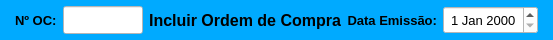
     <widget class="QWidget" name="widget_cabecalho" native="true">
      <property name="sizePolicy">
       <sizepolicy hsizetype="Preferred" vsizetype="Fixed">
        <horstretch>0</horstretch>
        <verstretch>0</verstretch>
       </sizepolicy>
      </property>
      <property name="minimumSize">
       <size>
        <width>0</width>
        <height>40</height>
       </size>
      </property>
      <property name="maximumSize">
       <size>
        <width>16777215</width>
        <height>40</height>
       </size>
      </property>
      <property name="styleSheet">
       <string notr="true">background-color: rgb(0, 170, 255);</string>
      </property>
      <layout class="QHBoxLayout" name="horizontalLayout_3">
       <property name="spacing">
        <number>6</number>
       </property>
       <property name="leftMargin">
        <number>15</number>
       </property>
       <property name="topMargin">
        <number>6</number>
       </property>
       <property name="rightMargin">
        <number>15</number>
       </property>
       <property name="bottomMargin">
        <number>6</number>
       </property>
       <item>
        <widget class="QLabel" name="label_4">
         <property name="sizePolicy">
          <sizepolicy hsizetype="Fixed" vsizetype="Preferred">
           <horstretch>0</horstretch>
           <verstretch>0</verstretch>
          </sizepolicy>
         </property>
         <property name="maximumSize">
          <size>
           <width>45</width>
           <height>16777215</height>
          </size>
         </property>
         <property name="font">
          <font>
           <pointsize>10</pointsize>
           <weight>75</weight>
           <bold>true</bold>
          </font>
         </property>
         <property name="text">
          <string>Nº OC:</string>
         </property>
         <property name="alignment">
          <set>Qt::AlignLeading|Qt::AlignLeft|Qt::AlignVCenter</set>
         </property>
        </widget>
       </item>
       <item>
        <widget class="QLineEdit" name="line_NumOC">
         <property name="sizePolicy">
          <sizepolicy hsizetype="Fixed" vsizetype="Preferred">
           <horstretch>0</horstretch>
           <verstretch>0</verstretch>
          </sizepolicy>
         </property>
         <property name="minimumSize">
          <size>
           <width>80</width>
           <height>0</height>
          </size>
         </property>
         <property name="maximumSize">
          <size>
           <width>80</width>
           <height>16777215</height>
          </size>
         </property>
         <property name="font">
          <font>
           <pointsize>9</pointsize>
          </font>
         </property>
         <property name="styleSheet">
          <string notr="true">background-color: rgb(255, 255, 255);</string>
         </property>
         <property name="alignment">
          <set>Qt::AlignCenter</set>
         </property>
        </widget>
       </item>
       <item>
        <widget class="QLabel" name="label_18">
         <property name="font">
          <font>
           <pointsize>12</pointsize>
           <weight>75</weight>
           <bold>true</bold>
          </font>
         </property>
         <property name="text">
          <string>Incluir Ordem de Compra</string>
         </property>
         <property name="alignment">
          <set>Qt::AlignCenter</set>
         </property>
        </widget>
       </item>
       <item>
        <widget class="QLabel" name="label_12">
         <property name="sizePolicy">
          <sizepolicy hsizetype="Fixed" vsizetype="Preferred">
           <horstretch>0</horstretch>
           <verstretch>0</verstretch>
          </sizepolicy>
         </property>
         <property name="maximumSize">
          <size>
           <width>111</width>
           <height>16777215</height>
          </size>
         </property>
         <property name="font">
          <font>
           <pointsize>10</pointsize>
           <weight>75</weight>
           <bold>true</bold>
          </font>
         </property>
         <property name="text">
          <string>Data Emissão:</string>
         </property>
         <property name="alignment">
          <set>Qt::AlignRight|Qt::AlignTrailing|Qt::AlignVCenter</set>
         </property>
        </widget>
       </item>
       <item>
        <widget class="QDateEdit" name="date_Emissao">
         <property name="sizePolicy">
          <sizepolicy hsizetype="Fixed" vsizetype="Preferred">
           <horstretch>0</horstretch>
           <verstretch>0</verstretch>
          </sizepolicy>
         </property>
         <property name="maximumSize">
          <size>
           <width>95</width>
           <height>16777215</height>
          </size>
         </property>
         <property name="font">
          <font>
           <pointsize>10</pointsize>
          </font>
         </property>
         <property name="styleSheet">
          <string notr="true">background-color: rgb(255, 255, 255);</string>
         </property>
         <property name="alignment">
          <set>Qt::AlignCenter</set>
         </property>
        </widget>
       </item>
      </layout>
     </widget>
